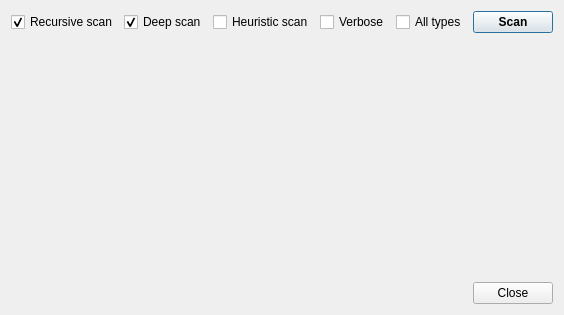
<?xml version="1.0" encoding="UTF-8"?>
<ui version="4.0">
 <class>DialogStaticScan</class>
 <widget class="QDialog" name="DialogStaticScan">
  <property name="windowModality">
   <enum>Qt::ApplicationModal</enum>
  </property>
  <property name="geometry">
   <rect>
    <x>0</x>
    <y>0</y>
    <width>557</width>
    <height>315</height>
   </rect>
  </property>
  <property name="windowTitle">
   <string>Scan</string>
  </property>
  <property name="modal">
   <bool>true</bool>
  </property>
  <layout class="QVBoxLayout" name="verticalLayout">
   <item>
    <layout class="QHBoxLayout" name="horizontalLayout_2">
     <item>
      <widget class="QCheckBox" name="checkBoxRecursiveScan">
       <property name="text">
        <string>Recursive scan</string>
       </property>
       <property name="checked">
        <bool>true</bool>
       </property>
      </widget>
     </item>
     <item>
      <widget class="QCheckBox" name="checkBoxDeepScan">
       <property name="text">
        <string>Deep scan</string>
       </property>
       <property name="checked">
        <bool>true</bool>
       </property>
      </widget>
     </item>
     <item>
      <widget class="QCheckBox" name="checkBoxHeuristicScan">
       <property name="text">
        <string>Heuristic scan</string>
       </property>
       <property name="checked">
        <bool>false</bool>
       </property>
      </widget>
     </item>
     <item>
      <widget class="QCheckBox" name="checkBoxVerbose">
       <property name="text">
        <string>Verbose</string>
       </property>
       <property name="checked">
        <bool>false</bool>
       </property>
      </widget>
     </item>
     <item>
      <spacer name="horizontalSpacer_2">
       <property name="orientation">
        <enum>Qt::Horizontal</enum>
       </property>
       <property name="sizeHint" stdset="0">
        <size>
         <width>40</width>
         <height>20</height>
        </size>
       </property>
      </spacer>
     </item>
     <item>
      <widget class="QCheckBox" name="checkBoxAllTypesScan">
       <property name="text">
        <string>All types</string>
       </property>
      </widget>
     </item>
     <item>
      <widget class="QPushButton" name="pushButtonScan">
       <property name="font">
        <font>
         <bold>true</bold>
        </font>
       </property>
       <property name="text">
        <string>Scan</string>
       </property>
      </widget>
     </item>
    </layout>
   </item>
   <item>
    <widget class="FormResult" name="widgetResult" native="true">
     <property name="sizePolicy">
      <sizepolicy hsizetype="Preferred" vsizetype="Expanding">
       <horstretch>0</horstretch>
       <verstretch>0</verstretch>
      </sizepolicy>
     </property>
    </widget>
   </item>
   <item>
    <layout class="QHBoxLayout" name="horizontalLayout">
     <item>
      <spacer name="horizontalSpacer">
       <property name="orientation">
        <enum>Qt::Horizontal</enum>
       </property>
       <property name="sizeHint" stdset="0">
        <size>
         <width>40</width>
         <height>20</height>
        </size>
       </property>
      </spacer>
     </item>
     <item>
      <widget class="QPushButton" name="pushButtonClose">
       <property name="text">
        <string>Close</string>
       </property>
      </widget>
     </item>
    </layout>
   </item>
  </layout>
 </widget>
 <customwidgets>
  <customwidget>
   <class>FormResult</class>
   <extends>QWidget</extends>
   <header>formresult.h</header>
   <container>1</container>
  </customwidget>
 </customwidgets>
 <resources/>
 <connections/>
</ui>
